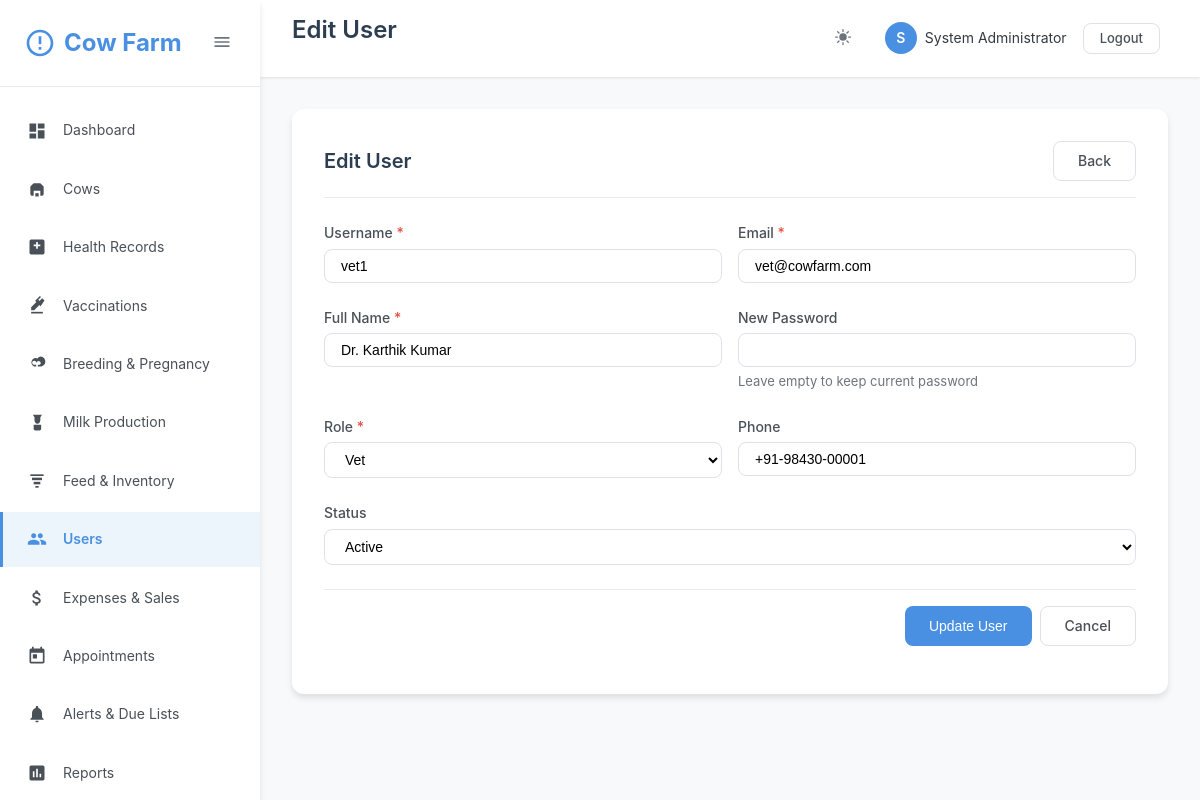
Page /users/edit.php?id=2 (signed in) on the committed database.
### tables this page shows
CREATE TABLE IF NOT EXISTS users (
    id INT AUTO_INCREMENT PRIMARY KEY,
    username VARCHAR(50) UNIQUE NOT NULL,
    email VARCHAR(100) UNIQUE NOT NULL,
    password VARCHAR(255) NOT NULL,
    full_name VARCHAR(100) NOT NULL,
    role ENUM('admin', 'vet', 'manager', 'staff') DEFAULT 'staff',
    phone VARCHAR(20),
    status ENUM('active', 'inactive') DEFAULT 'active',
    created_at TIMESTAMP DEFAULT CURRENT_TIMESTAMP,
    updated_at TIMESTAMP DEFAULT CURRENT_TIMESTAMP ON UPDATE CURRENT_TIMESTAMP
);

### classes/Auth.php (called while the page is built, shortened)
<?php
require_once __DIR__ . '/Database.php';
class Auth {
    private $conn;
    public function __construct() {
        $db = new Database();
        $this->conn = $db->getConnection();
    }
    public function isLoggedIn() {
        return isset($_SESSION['logged_in']) && $_SESSION['logged_in'] === true;
    }
    public function hasRole($allowedRoles) {
        return in_array($_SESSION['role'], $allowedRoles);
    }
    public function getCurrentUser() {
        try {
            $stmt = $this->conn->prepare("SELECT id, username, email, full_name, role, phone, status FROM users WHERE id = ?");
            $stmt->execute([$_SESSION['user_id']]);
            return $stmt->fetch();
        } catch(PDOException $e) {
            error_log("Get User Error: " . $e->getMessage());
            return null;
        }
    }
}

### config/database.php (called while the page is built, shortened)
<?php
class Database {
    private $host = 'localhost';
    private $db_name = 'cow_farm_db';
    private $username = 'root';
    private $password = '';
    public function getConnection() {
        $this->conn = null;
        try {
            $this->conn = new PDO(
                "mysql:host=" . $this->host . ";dbname=" . $this->db_name . ";charset=utf8mb4",
                $this->username,
                $this->password,
                [
                    PDO::ATTR_ERRMODE => PDO::ERRMODE_EXCEPTION,
                    PDO::ATTR_DEFAULT_FETCH_MODE => PDO::FETCH_ASSOC,
                    PDO::ATTR_EMULATE_PREPARES => false
                ]
            );
        } catch(PDOException $e) {
            error_log("Connection Error: " . $e->getMessage());
            die("Database connection failed. Please check your configuration.");
        }
        return $this->conn;
    }
}

### classes/Database.php (called while the page is built, shortened)
<?php
require_once __DIR__ . '/../config/database.php';
class DBHelper {
    private $conn;
    public function __construct() {
        $db = new Database();
        $this->conn = $db->getConnection();
    }
    public function fetchOne($query, $params = []) {
        try {
            $stmt = $this->conn->prepare($query);
            $stmt->execute($params);
            return $stmt->fetch() ?: null;
        } catch(PDOException $e) {
            error_log("Query Error: " . $e->getMessage());
            return null;
        }
    }
}

### users/edit.php (the view, shortened to what this page needs)
<?php
require_once __DIR__ . '/../classes/Auth.php';
require_once __DIR__ . '/../classes/Database.php';
$db = new DBHelper();
$id = isset($_GET['id']) ? (int)$_GET['id'] : 0;
$user = $db->fetchOne("SELECT * FROM users WHERE id = ?", [$id]);
$pageTitle = 'Edit User';
include __DIR__ . '/../includes/header.php';
?>
<div class="content-area">
    <div class="card">
        <div class="card-header">
            <h2 class="card-title">Edit User</h2>
            <a href="<?php echo BASE_URL; ?>users/index.php" class="btn btn-outline">Back</a>
        </div>
        <div class="card-body">
            <form method="POST">
                <div class="form-row">
                    <div class="form-group">
                        <label class="form-label required" for="username">Username</label>
                        <input type="text" class="form-control" id="username" name="username"
                               value="<?php echo htmlspecialchars($user['username']); ?>" required>
                    </div>
                    <div class="form-group">
                        <label class="form-label required" for="email">Email</label>
                        <input type="email" class="form-control" id="email" name="email"
                               value="<?php echo htmlspecialchars($user['email']); ?>" required>
                    </div>
                </div>
                <div class="form-row">
                    <div class="form-group">
                        <label class="form-label required" for="full_name">Full Name</label>
                        <input type="text" class="form-control" id="full_name" name="full_name"
                               value="<?php echo htmlspecialchars($user['full_name']); ?>" required>
                    </div>
                    <div class="form-group">
                        <label class="form-label" for="password">New Password</label>
                        <input type="password" class="form-control" id="password" name="password" minlength="6">
                        <div class="form-help">Leave empty to keep current password</div>
                    </div>
                </div>
                <div class="form-row">
                    <div class="form-group">
                        <label class="form-label required" for="role">Role</label>
                        <select class="form-control" id="role" name="role" required>
                            <option value="vet" <?php echo $user['role'] === 'vet' ? 'selected' : ''; ?>>Vet</option>
                        </select>
                    </div>
                    <div class="form-group">
                        <label class="form-label" for="phone">Phone</label>
                        <input type="text" class="form-control" id="phone" name="phone"
                               value="<?php echo htmlspecialchars($user['phone'] ?? ''); ?>">
                    </div>
                </div>
                <div class="form-group">
                    <label class="form-label" for="status">Status</label>
                    <select class="form-control" id="status" name="status">
                        <option value="active" <?php echo $user['status'] === 'active' ? 'selected' : ''; ?>>Active</option>
                    </select>
                </div>
                <div class="card-footer">
                    <button type="submit" class="btn btn-primary">Update User</button>
                    <a href="<?php echo BASE_URL; ?>users/index.php" class="btn btn-outline">Cancel</a>
                </div>
            </form>
        </div>
    </div>
</div>
<?php include __DIR__ . '/../includes/footer.php'; ?>

### includes/header.php (shortened to what this page needs)
<?php
require_once __DIR__ . '/../classes/Auth.php';
$auth = new Auth();
$currentUser = $auth->getCurrentUser();
?>
<!DOCTYPE html>
<html lang="en">
<head>
    <link rel="stylesheet" href="<?php echo BASE_URL; ?>assets/css/style.css">
    <link rel="stylesheet" href="<?php echo BASE_URL; ?>assets/css/icons.css">
</head>
<body>
    <?php if ($auth->isLoggedIn()): ?>
    <aside class="sidebar" id="sidebar">
        <div class="sidebar-header">
            <div class="sidebar-logo">
                <svg class="sidebar-logo-icon" viewBox="0 0 24 24">
                    <path d="M12 2C6.48 2 2 6.48 2 12s4.48 10 10 10 10-4.48 10-10S17.52 2 12 2zm0 18c-4.41 0-8-3.59-8-8s3.59-8 8-8 8 3.59 8 8-3.59 8-8 8zm-1-13h2v6h-2zm0 8h2v2h-2z"/>
                </svg>
                <span class="sidebar-menu-text">Cow Farm</span>
            </div>
            <button class="sidebar-toggle" id="sidebarToggle">
                <svg width="20" height="20" viewBox="0 0 24 24" fill="currentColor">
                    <path d="M3 18h18v-2H3v2zm0-5h18v-2H3v2zm0-7v2h18V6H3z"/>
                </svg>
            </button>
        </div>
        <nav>
            <ul class="sidebar-menu">
                <li class="sidebar-menu-item">
                    <a href="<?php echo BASE_URL; ?>dashboard.php" class="sidebar-menu-link <?php echo basename($_SERVER['PHP_SELF']) == 'dashboard.php' ? 'active' : ''; ?>">
                        <svg class="sidebar-menu-icon" viewBox="0 0 24 24">
                            <path d="M3 13h8V3H3v10zm0 8h8v-6H3v6zm10 0h8V11h-8v10zm0-18v6h8V3h-8z"/>
                        </svg>
                        <span class="sidebar-menu-text">Dashboard</span>
                    </a>
                </li>
                <li class="sidebar-menu-item">
                    <a href="<?php echo BASE_URL; ?>cows/index.php" class="sidebar-menu-link <?php echo strpos($_SERVER['PHP_SELF'], 'cows') !== false ? 'active' : ''; ?>">
                        <svg class="sidebar-menu-icon" viewBox="0 0 24 24">
                            <path d="M4 9l4-4h8l4 4v9a2 2 0 0 1-2 2h-2v-6H8v6H6a2 2 0 0 1-2-2V9z"/>
                            <path d="M10 21v-4h4v4"/>
                        </svg>
                        <span class="sidebar-menu-text">Cows</span>
                    </a>
                </li>
                <li class="sidebar-menu-item">
                    <a href="<?php echo BASE_URL; ?>health/index.php" class="sidebar-menu-link <?php echo strpos($_SERVER['PHP_SELF'], 'health') !== false ? 'active' : ''; ?>">
                        <svg class="sidebar-menu-icon" viewBox="0 0 24 24">
                            <path d="M19 3H5A2 2 0 0 0 3 5v14a2 2 0 0 0 2 2h14a2 2 0 0 0 2-2V5a2 2 0 0 0-2-2zm-3 8h-3v3h-2v-3H8V9h3V6h2v3h3z"/>
                        </svg>
                        <span class="sidebar-menu-text">Health Records</span>
                    </a>
                </li>
                <li class="sidebar-menu-item">
                    <a href="<?php echo BASE_URL; ?>health/vaccinations.php" class="sidebar-menu-link <?php echo strpos($_SERVER['PHP_SELF'], 'vaccinations') !== false ? 'active' : ''; ?>">
                        <svg class="sidebar-menu-icon" viewBox="0 0 24 24">
                            <path d="M21 5.5l-2.79-2.8-3.22 3.22-1.42-1.42L16.79 1.3 15.5 0 9.79 5.71l1.42 1.42L5 13.36V17h3.64l6.21-6.21 1.42 1.42L21 5.5z"/>
                            <path d="M5 19h14v2H5z"/>
                        </svg>
                        <span class="sidebar-menu-text">Vaccinations</span>
                    </a>
                </li>
                <li class="sidebar-menu-item">
                    <a href="<?php echo BASE_URL; ?>breeding/index.php" class="sidebar-menu-link <?php echo strpos($_SERVER['PHP_SELF'], 'breeding') !== false ? 'active' : ''; ?>">
                        <svg class="sidebar-menu-icon" viewBox="0 0 24 24">
                            <path d="M16.5 3a4.5 4.5 0 0 0-3.89 2.25A4.5 4.5 0 1 0 8.5 15H11v-2H8.5A2.5 2.5 0 1 1 10.7 9l.8 1.39.8-1.39A2.5 2.5 0 1 1 15.5 13H13v2h2.5A4.5 4.5 0 0 0 16.5 3z"/>
                        </svg>
                        <span class="sidebar-menu-text">Breeding & Pregnancy</span>
                    </a>
                </li>
                <li class="sidebar-menu-item">
                    <a href="<?php echo BASE_URL; ?>milk/index.php" class="sidebar-menu-link <?php echo strpos($_SERVER['PHP_SELF'], 'milk') !== false ? 'active' : ''; ?>">
                        <svg class="sidebar-menu-icon" viewBox="0 0 24 24">
                            <path d="M7 2l2 3v3.5C9 11.43 10.57 13 12.5 13S16 11.43 16 8.5V5l2-3H7z"/>
                            <path d="M8 14h9v5a2 2 0 0 1-2 2H10a2 2 0 0 1-2-2v-5z"/>
                        </svg>
                        <span class="sidebar-menu-text">Milk Production</span>
                    </a>
                </li>
                <li class="sidebar-menu-item">
                    <a href="<?php echo BASE_URL; ?>feed/index.php" class="sidebar-menu-link <?php echo strpos($_SERVER['PHP_SELF'], 'feed') !== false ? 'active' : ''; ?>">
                        <svg class="sidebar-menu-icon" viewBox="0 0 24 24">
                            <path d="M4 4h16v2H4z"/>
                            <path d="M6 8h12v3H6z"/>
                            <path d="M8 13h8v3H8z"/>
                            <path d="M10 18h4v2h-4z"/>
                        </svg>
                        <span class="sidebar-menu-text">Feed & Inventory</span>
                    </a>
                </li>
                <?php if ($auth->hasRole([ROLE_ADMIN, ROLE_MANAGER])): ?>
                <li class="sidebar-menu-item">
                    <a href="<?php echo BASE_URL; ?>users/index.php" class="sidebar-menu-link <?php echo strpos($_SERVER['PHP_SELF'], 'users') !== false ? 'active' : ''; ?>">
                        <span class="sidebar-menu-text">Users</span>
                    </a>
                </li>
                <?php endif; ?>
                <li class="sidebar-menu-item">
                    <a href="<?php echo BASE_URL; ?>expenses/index.php" class="sidebar-menu-link <?php echo strpos($_SERVER['PHP_SELF'], 'expenses') !== false ? 'active' : ''; ?>">
                        <span class="sidebar-menu-text">Expenses & Sales</span>
                    </a>
                </li>
                <li class="sidebar-menu-item">
                    <a href="<?php echo BASE_URL; ?>appointments/index.php" class="sidebar-menu-link <?php echo strpos($_SERVER['PHP_SELF'], 'appointments') !== false ? 'active' : ''; ?>">
                        <svg class="sidebar-menu-icon" viewBox="0 0 24 24">
                            <path d="M19 3h-1V1h-2v2H8V1H6v2H5c-1.11 0-1.99.9-1.99 2L3 19c0 1.1.89 2 2 2h14c1.1 0 2-.9 2-2V5c0-1.1-.9-2-2-2zm0 16H5V8h14v11zM7 10h5v5H7z"/>
                        </svg>
                        <span class="sidebar-menu-text">Appointments</span>
                    </a>
                </li>
                <li class="sidebar-menu-item">
                    <a href="<?php echo BASE_URL; ?>alerts/index.php" class="sidebar-menu-link <?php echo strpos($_SERVER['PHP_SELF'], 'alerts') !== false ? 'active' : ''; ?>">
                        <svg class="sidebar-menu-icon" viewBox="0 0 24 24">
                            <path d="M12 22c1.1 0 2-.9 2-2h-4c0 1.1.89 2 2 2zm6-6v-5c0-3.07-1.64-5.64-4.5-6.32V4c0-.83-.67-1.5-1.5-1.5s-1.5.67-1.5 1.5v.68C7.63 5.36 6 7.92 6 11v5l-2 2v1h16v-1l-2-2z"/>
                        </svg>
                        <span class="sidebar-menu-text">Alerts & Due Lists</span>
                    </a>
                </li>
                <li class="sidebar-menu-item">
                    <a href="<?php echo BASE_URL; ?>reports/index.php" class="sidebar-menu-link <?php echo strpos($_SERVER['PHP_SELF'], 'reports') !== false ? 'active' : ''; ?>">
                        <svg class="sidebar-menu-icon" viewBox="0 0 24 24">
                            <path d="M19 3H5c-1.1 0-2 .9-2 2v14c0 1.1.9 2 2 2h14c1.1 0 2-.9 2-2V5c0-1.1-.9-2-2-2zM9 17H7v-7h2v7zm4 0h-2V7h2v10zm4 0h-2v-4h2v4z"/>
                        </svg>
                        <span class="sidebar-menu-text">Reports</span>
                    </a>
                </li>
            </ul>
        </nav>
    </aside>
    <main class="main-content">
        <header class="header-bar">
            <div>
                <h1 class="header-title"><?php echo isset($pageTitle) ? $pageTitle : 'Dashboard'; ?></h1>
            </div>
            <div class="header-actions">
                <button class="header-btn" data-theme-toggle title="Toggle Dark Mode">
                </button>
                <div class="user-menu">
                    <div class="user-avatar"><?php echo strtoupper(substr($currentUser['full_name'], 0, 1)); ?></div>
                    <span><?php echo htmlspecialchars($currentUser['full_name']); ?></span>
                    <div style="margin-left: 8px;">
                        <a href="<?php echo BASE_URL; ?>logout.php" class="btn btn-sm btn-outline">Logout</a>
                    </div>
                </div>
            </div>
        </header>
    <?php endif; ?>

### rows in the picture
users: full_name "S", full_name "System Administrator"
users: username "vet1", email "vet@cowfarm.com", full_name "Dr. Karthik Kumar", role "Vet", phone "+91-98430-00001", status "Active"

### other values in the picture
$pageTitle "Edit User"
